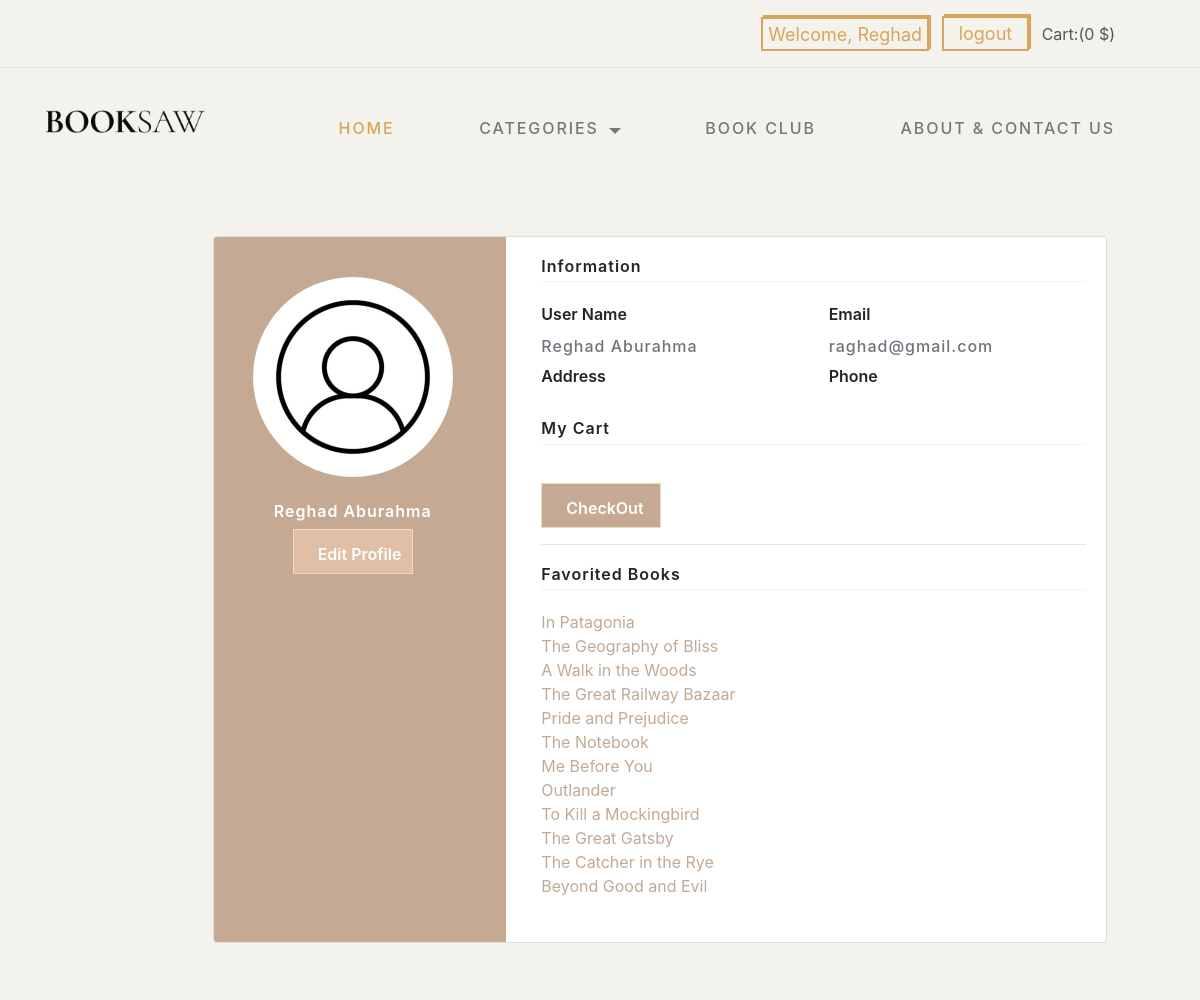
The page /user/1 (signed in) on the database as committed earlier.
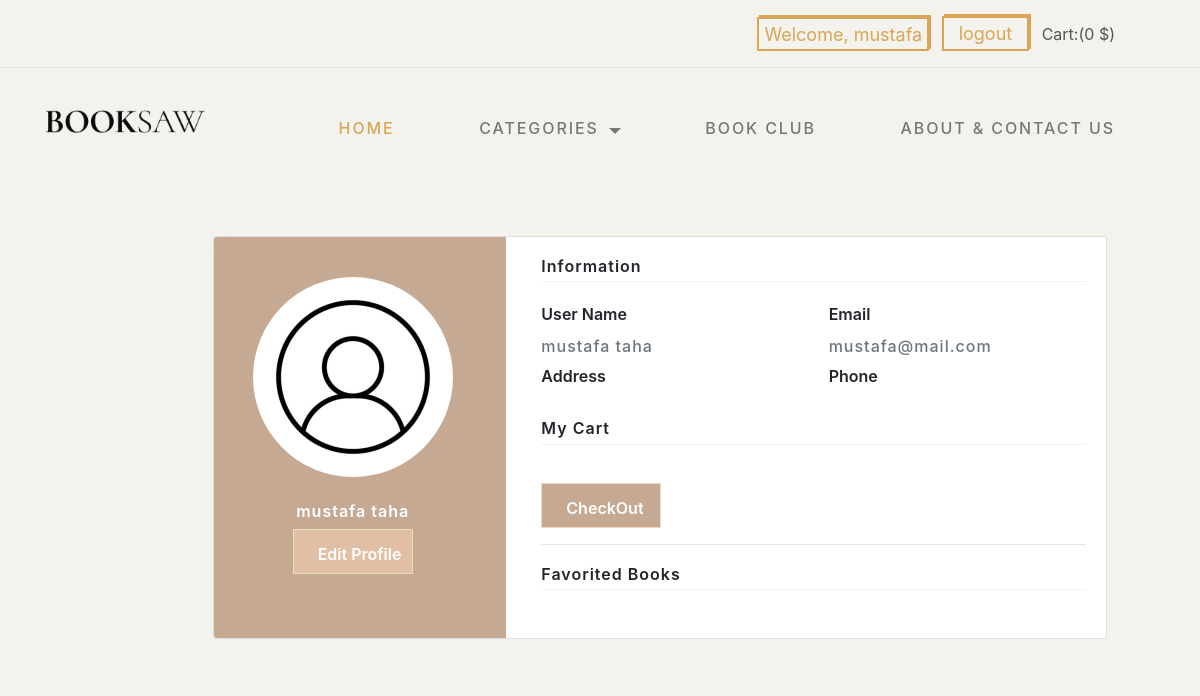
The same page on the database as committed later.
### store_app/models.py (models this page shows)
class User(models.Model):
    first_name = models.CharField(max_length=45)
    last_name = models.CharField(max_length=45)
    email = models.CharField(max_length=128)
    password = models.CharField(max_length=64)
    birthday = models.DateField(null=True)
    gender = models.CharField(max_length=7)
    phone = models.CharField(max_length=30,default='')
    address = models.CharField(max_length=255,default='')
    created_at = models.DateTimeField(auto_now_add=True)
    updated_at = models.DateTimeField(auto_now=True)
    objects = UserManager()

class Book(models.Model):
    title = models.CharField(max_length=45)
    description = models.TextField()
    number_of_pages = models.IntegerField()
    url_image = models.TextField()
    price = models.FloatField()
    author = models.ForeignKey(Author,related_name='books',on_delete=models.CASCADE)
    category = models.ForeignKey(Category, related_name='books', on_delete=models.CASCADE)
    language = models.ForeignKey(Language, related_name='books', on_delete=models.CASCADE)
    liked_by_users= models.ManyToManyField(User,related_name='likes_books')
    created_at = models.DateTimeField(auto_now_add=True)
    updated_at = models.DateTimeField(auto_now=True)
    objects = BookManager()

### store_app/views.py (the view)
# urls.py: path('user/<int:userID>',views.account) ,
def account(request, userID):
    if not 'userID' in request.session:
        return redirect('/')
    user = User.objects.get(id=request.session['userID'])
    if not 'orderID' in  request.session :
        order = ''
    else:
        order = Order.objects.get(id=int(request.session['orderID']))
    context = {
        'user': user ,
        'order': order ,
        'total' : get_total_order(order),
    }
    return render(request, 'profile.html', context)

### store_app/views.py (called while the page is built)
def get_total_order(order):
    total = 0
    if(order == ''):
        return 0
    for book in order.books.all():
        total = total + book.price
    return math.floor(total * 100)/100.0

### store_app/templates/profile.html (shortened to what the changed rows need)
<!DOCTYPE html>
	<html lang="en">
	<head>
        {%load static%}
        <link rel="stylesheet" type="text/css" href="{%static 'css/normalize.css' %}">
	    <link rel="stylesheet" type="text/css" href="{%static '/css/vendor.css'%}">
	    <link rel="stylesheet" type="text/css" href="{%static 'css/style1.css'%}">
	    <link rel="stylesheet" type="text/css" href="{%static 'css/profile.css'%}">
    <link rel="stylesheet" href="https://maxcdn.bootstrapcdn.com/bootstrap/4.0.0/css/bootstrap.min.css">
    <link rel="stylesheet" href="https://cdnjs.cloudflare.com/ajax/libs/MaterialDesign-Webfont/3.6.95/css/materialdesignicons.css">
	</head>
<body>
    <div id="header-wrap">
        <div class="top-content">
            <div class="container">
                <div class="row">
                    <div class="col-md-6">
                        <div class="right-element">
                            {% if not 'userID' in request.session %}
                            <a href="/login" class="user-account for-buy"><i class="icon icon-user"></i><span>Account</span></a>
                            {% else %}
                            <a id="account" href="/user/{{user.id}}">Welcome, {{user.first_name}}</a>
                            <a  id="logout" href="/logout" class="logoutbtn mx-2">logout</a>
                            {% endif %}
                            <a href="#" class="cart for-buy"><span>Cart:({{total}} $)</span></a>
                        </div>
                    </div>
                </div>
            </div>
        </div>
    <div class="page-content page-container" id="page-content">
        <div class="padding">
            <div class="row container d-flex justify-content-center">
                <div class="col-xl-12 col-md-12 ">
        <div class="card user-card-full">
            <div class="row m-l-0 m-r-0">
                <div class="col-sm-4 bg-c-lite-green user-profile">
                    <div class="card-block text-center text-white">
                        <div class="m-b-25">
                            <img src="{%static 'images/user-profile-icon-free-vector.jpg'%}" class="img-radius" alt="User-Profile-Image">
                        </div>
                        <h6 class="f-w-600">{{user.first_name}} {{user.last_name}}</h6>
                        <a href="/user/edit"><button id="edit-profile" type="button" class="add-to-cart" data-product-tile="add-to-cart">Edit Profile</button></a>                    </div>
                </div>
                <div class="col-sm-8">
                    <div class="card-block">
                        <div class="row">
                            <div class="col-sm-6">
                                <p class="m-b-10 f-w-600">User Name</p>
                                <h6 class="text-muted f-w-400">{{user.first_name}} {{user.last_name}}</h6>
                            </div>
                            <div class="col-sm-6">
                                <p class="m-b-10 f-w-600">Email</p>
                                <h6 class="text-muted f-w-400">{{user.email}}</h6>
                            </div>
                        </div>
                        <ul>
                            {% for book in user.likes_books.all %}
                            <a class="fav-profile" href="/book/{{book.id}}"><li>{{book.title}} </li></a>
                            {% endfor %}
                        </ul>
                    </div>
                </div>
            </div>
        </div>
    </div>
        </div>
        </div>
    </div>
   </body>
</html>
</body>
</html>

Rows that differ between the two databases and show on the page:
removed Book: title "In Patagonia"
removed Book: title "The Geography of Bliss"
removed Book: title "A Walk in the Woods"
removed Book: title "The Great Railway Bazaar"
removed Book: title "Pride and Prejudice"
removed Book: title "The Notebook"
removed Book: title "Me Before You"
removed Book: title "Outlander"
removed Book: title "To Kill a Mockingbird"
removed Book: title "The Great Gatsby"
removed Book: title "The Catcher in the Rye"
removed Book: title "Beyond Good and Evil"
changed User: first_name "Reghad" → "mustafa"; last_name "Aburahma" → "taha"; email "raghad@gmail.com" → "mustafa@mail.com"
